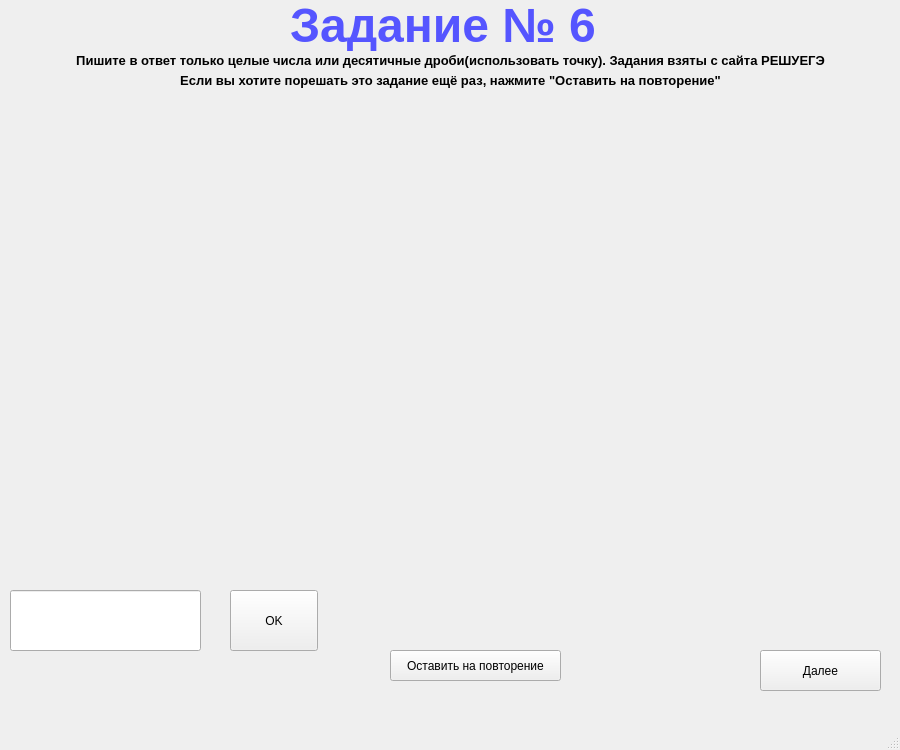
<?xml version="1.0" encoding="UTF-8"?>
<ui version="4.0">
 <class>MainWindow</class>
 <widget class="QMainWindow" name="MainWindow">
  <property name="geometry">
   <rect>
    <x>0</x>
    <y>0</y>
    <width>900</width>
    <height>750</height>
   </rect>
  </property>
  <property name="windowTitle">
   <string>MainWindow</string>
  </property>
  <widget class="QWidget" name="centralwidget">
   <widget class="QLabel" name="label">
    <property name="geometry">
     <rect>
      <x>290</x>
      <y>0</y>
      <width>321</width>
      <height>51</height>
     </rect>
    </property>
    <property name="palette">
     <palette>
      <active>
       <colorrole role="WindowText">
        <brush brushstyle="SolidPattern">
         <color alpha="255">
          <red>85</red>
          <green>85</green>
          <blue>255</blue>
         </color>
        </brush>
       </colorrole>
      </active>
      <inactive>
       <colorrole role="WindowText">
        <brush brushstyle="SolidPattern">
         <color alpha="255">
          <red>85</red>
          <green>85</green>
          <blue>255</blue>
         </color>
        </brush>
       </colorrole>
      </inactive>
      <disabled>
       <colorrole role="WindowText">
        <brush brushstyle="SolidPattern">
         <color alpha="255">
          <red>160</red>
          <green>162</green>
          <blue>164</blue>
         </color>
        </brush>
       </colorrole>
      </disabled>
     </palette>
    </property>
    <property name="font">
     <font>
      <pointsize>36</pointsize>
      <weight>75</weight>
      <bold>true</bold>
     </font>
    </property>
    <property name="text">
     <string>Задание № 6</string>
    </property>
   </widget>
   <widget class="QLabel" name="label_2">
    <property name="geometry">
     <rect>
      <x>0</x>
      <y>50</y>
      <width>901</width>
      <height>21</height>
     </rect>
    </property>
    <property name="font">
     <font>
      <pointsize>10</pointsize>
      <weight>75</weight>
      <bold>true</bold>
     </font>
    </property>
    <property name="text">
     <string>Пишите в ответ только целые числа или десятичные дроби(использовать точку). Задания взяты с сайта РЕШУЕГЭ</string>
    </property>
    <property name="alignment">
     <set>Qt::AlignCenter</set>
    </property>
   </widget>
   <widget class="QLabel" name="color_fon">
    <property name="geometry">
     <rect>
      <x>20</x>
      <y>100</y>
      <width>840</width>
      <height>411</height>
     </rect>
    </property>
    <property name="text">
     <string/>
    </property>
   </widget>
   <widget class="QLabel" name="t_or_f_p1">
    <property name="geometry">
     <rect>
      <x>50</x>
      <y>520</y>
      <width>761</width>
      <height>51</height>
     </rect>
    </property>
    <property name="text">
     <string/>
    </property>
   </widget>
   <widget class="QLineEdit" name="ans_p1">
    <property name="geometry">
     <rect>
      <x>10</x>
      <y>590</y>
      <width>191</width>
      <height>61</height>
     </rect>
    </property>
   </widget>
   <widget class="QPushButton" name="btn_ok_p1">
    <property name="geometry">
     <rect>
      <x>230</x>
      <y>590</y>
      <width>88</width>
      <height>61</height>
     </rect>
    </property>
    <property name="text">
     <string>OK</string>
    </property>
   </widget>
   <widget class="QPushButton" name="btn_next_p1">
    <property name="geometry">
     <rect>
      <x>760</x>
      <y>650</y>
      <width>121</width>
      <height>41</height>
     </rect>
    </property>
    <property name="text">
     <string>Далее</string>
    </property>
   </widget>
   <widget class="QPushButton" name="btn_repeat">
    <property name="geometry">
     <rect>
      <x>390</x>
      <y>650</y>
      <width>171</width>
      <height>31</height>
     </rect>
    </property>
    <property name="text">
     <string>Оставить на повторение</string>
    </property>
   </widget>
   <widget class="QLabel" name="label_3">
    <property name="geometry">
     <rect>
      <x>10</x>
      <y>70</y>
      <width>881</width>
      <height>21</height>
     </rect>
    </property>
    <property name="font">
     <font>
      <pointsize>10</pointsize>
      <weight>75</weight>
      <bold>true</bold>
     </font>
    </property>
    <property name="text">
     <string>Если вы хотите порешать это задание ещё раз, нажмите &quot;Оставить на повторение&quot;</string>
    </property>
    <property name="alignment">
     <set>Qt::AlignCenter</set>
    </property>
   </widget>
   <widget class="QLabel" name="problem_1">
    <property name="geometry">
     <rect>
      <x>20</x>
      <y>100</y>
      <width>851</width>
      <height>411</height>
     </rect>
    </property>
    <property name="text">
     <string/>
    </property>
    <property name="alignment">
     <set>Qt::AlignCenter</set>
    </property>
   </widget>
  </widget>
  <widget class="QMenuBar" name="menubar">
   <property name="geometry">
    <rect>
     <x>0</x>
     <y>0</y>
     <width>900</width>
     <height>30</height>
    </rect>
   </property>
  </widget>
  <widget class="QStatusBar" name="statusbar"/>
 </widget>
 <resources/>
 <connections/>
</ui>
